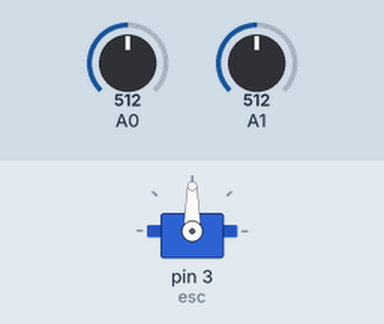
A sketch run on a simulated Arduino Uno, built with avr-gcc and run on an emulated ATmega328P. Parts: servo. Inputs (shaded band) come from the test bench; at power-on: A1 = 512, A0 = 512.

Above: at 4.2 s.
4.3 s: A1 set to 716
At 5.5 s:
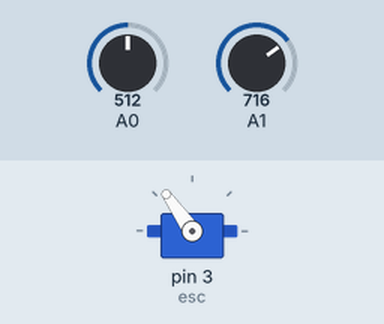
5.8 s: A1 set to 900
At 6.7 s:
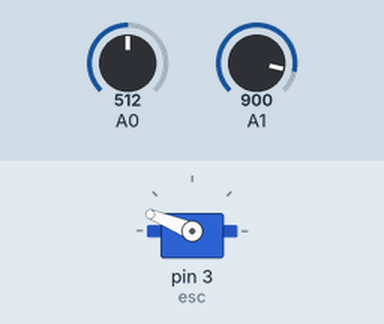
7.3 s: A1 set to 1023
At 7.9 s:
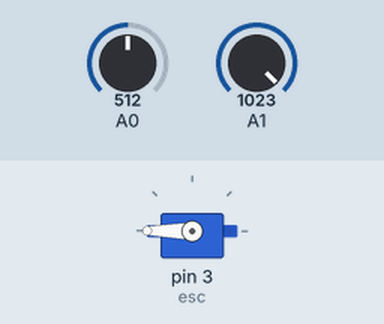
8.8 s: A1 set to 306
At 10.0 s:
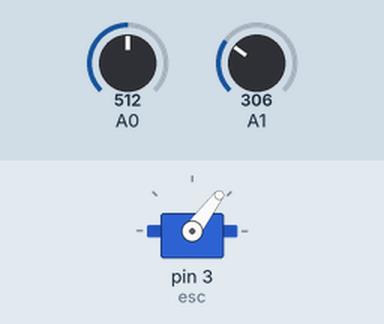
10.3 s: A1 set to 122
At 11.3 s:
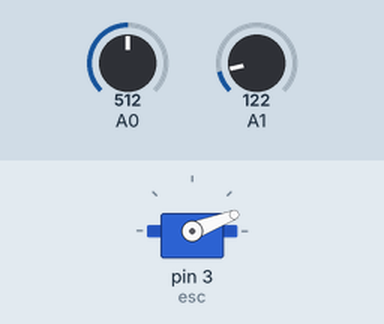
Timing chart, 0 to 12.8 s (numbered marks = the images above; inputs shaded):
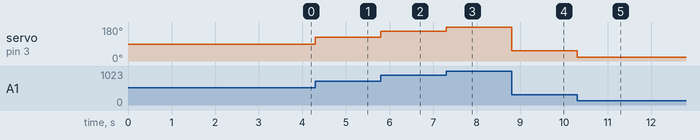

Measured:
- after the input at 4.3 s, servo on pin 3 (esc): 90° → 125° at once
- after the input at 5.8 s, servo on pin 3 (esc): 125° → 158° at once
- after the input at 7.3 s, servo on pin 3 (esc): 158° → 180° at once
- after the input at 8.8 s, servo on pin 3 (esc): 180° → 53° at once
- after the input at 10.3 s, servo on pin 3 (esc): 53° → 21° at once

The sketch:

arduino_Joystick_ESC.ino
```cpp
#include <Servo.h>
Servo esc;//Servoオブジェクトを作成
void setup()
{
  esc.attach(3,1500-500,1500+500); //D3ピンを信号線として設定
  esc.write(90); // サーボの角度を90°に設定
  delay(3000);
}
void loop()
{
#if 1
  int speed;
  int sensorValue1 = analogRead(A0);//515,269-754
  int sensorValue2 = analogRead(A1);//508
  speed = map(sensorValue2,0,1023,0,180);
//  rad = map(sensorValue1,268,755,0,180);
//  rad = sensorValue1*180.0/1023.0;
  esc.write(speed); // サーボの角度を90°に設定
//  esc.write(90); // サーボの角度を90°に設定
  Serial.print(speed);
  Serial.print("\t");
  Serial.print(sensorValue1);
  Serial.print("\t");
  Serial.println(sensorValue2);

#else
  esc.write(90); // サーボの角度を90°に設定
  esc.write(117);
  esc.write(133);
  esc.write(144);
  esc.write(153);
  esc.write(160);
  esc.write(166);
  esc.write(171);
  esc.write(176);
  esc.write(180); // サーボの角度を180°に設定
  delay(1000);
  esc.write(180); // サーボの角度を80°に設定
  esc.write(153);
  esc.write(137);
  esc.write(126);
  esc.write(117);
  esc.write(110);
  esc.write(104);
  esc.write(99);
  esc.write(94);
  esc.write(90); // サーボの角度を90°に設定
  delay(3000);
  esc.write(90); // サーボの角度を90°に設定
  esc.write(63);
  esc.write(47);
  esc.write(36);
  esc.write(27);
  esc.write(20);
  esc.write(14);
  esc.write(9);
  esc.write(4);
  esc.write(0); // サーボの角度を0°に設定
  delay(1000);
  esc.write(0); // サーボの角度を0°に設定
  esc.write(27);
  esc.write(43);
  esc.write(54);
  esc.write(63);
  esc.write(70);
  esc.write(76);
  esc.write(81);
  esc.write(86);
  esc.write(90); // サーボの角度を90°に設定
  delay(3000);
#endif
}
```
